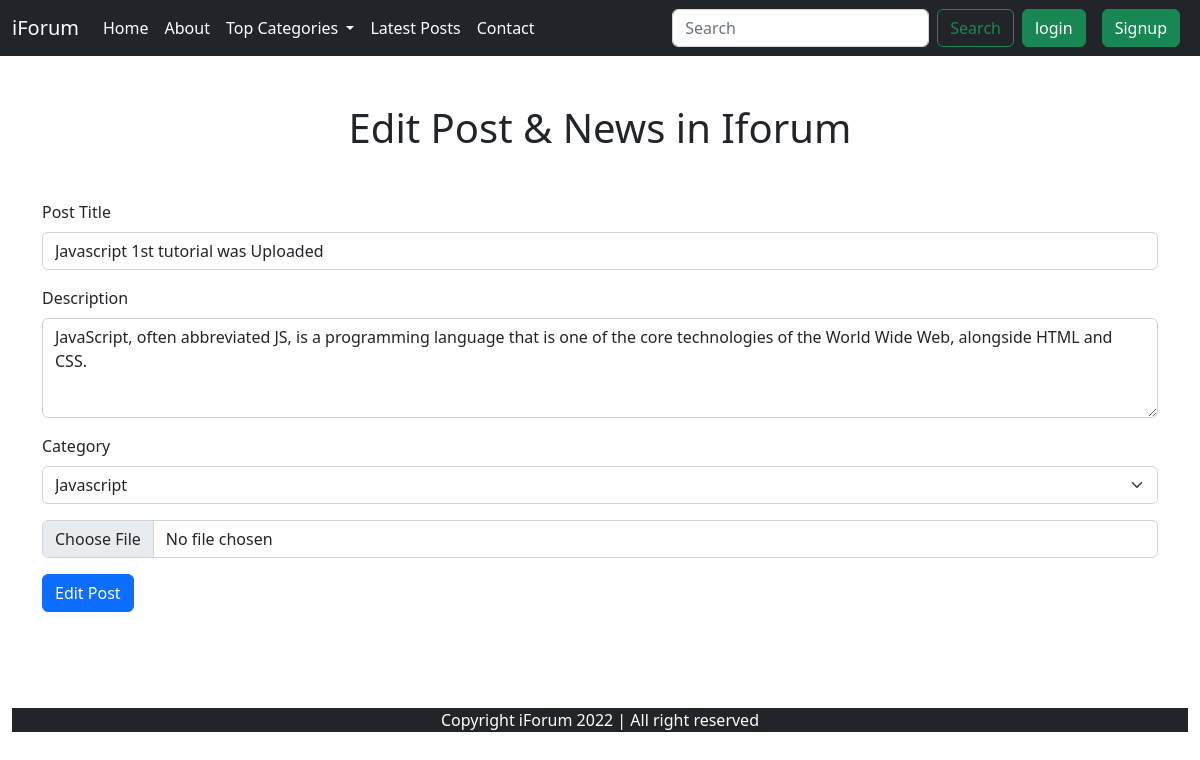
Page /edit_post.php?edit=21 on the committed database.
### tables this page shows
CREATE TABLE `post` (
  `id` int(11) NOT NULL,
  `title` varchar(255) NOT NULL,
  `description` text NOT NULL,
  `category_id` varchar(50) NOT NULL,
  `image` varchar(250) NOT NULL,
  `time` datetime NOT NULL DEFAULT current_timestamp()
);

CREATE TABLE `category` (
  `id` int(11) NOT NULL,
  `category` varchar(255) NOT NULL,
  `description` text NOT NULL,
  `time` datetime NOT NULL DEFAULT current_timestamp()
);

### edit_post.php (the view, shortened to what this page needs)
<!doctype html>
<html lang="en">
<head>
    <link href="https://cdn.jsdelivr.net/npm/bootstrap@5.2.0/dist/css/bootstrap.min.css" rel="stylesheet"
>
</head>
<body>
    <?php
      include 'components/nav.php';
     $server = $_SERVER['REQUEST_URI'];
      $id = $_GET['edit'];
      $u_sql = "SELECT * FROM `post` WHERE id =$id;";
      $u_result = mysqli_query($conn,$u_sql);
      $u_row = mysqli_fetch_assoc($u_result);
      $c_id = $u_row['category_id'];
      $c_sql = "SELECT * FROM `category` WHERE id = $c_id;";
      $c_result = mysqli_query($conn,$c_sql);
      $c_row = mysqli_fetch_assoc($c_result);
    ?>
    <div class="container mt-5 mb-5">
        <h1 class="text-center">Edit Post & News in Iforum</h1>
    </div>
    <div class="container m-cont">
        <form action="<?php $server ?>" method="post" enctype="multipart/form-data">
            <div class="mb-3">
                <label for="title" class="form-label">Post Title</label>
                <input type="text" maxlength="255" class="form-control" id="title" value="<?php echo $u_row['title']?>" name="title">
            </div>
            <div class="mb-3">
                <label for="desc" class="form-label">Description</label>
                <textarea class="form-control" id="desc" name="desc" style="height: 100px"><?php echo $u_row['description']?></textarea>
            </div>
            <div class="mb-3">
                <label for="desc" class="form-label">Category</label>
                <select class="form-select" name="category" aria-label="Default select example">
                    <option selected><?php echo $c_row['category'];?></option>
                </select>
            </div>
            <div class="input-group mb-3">
                <input type="file" name="upload" class="form-control" id="inputGroupFile02">
            </div>
            <button type="submit" class="btn btn-primary">Edit Post</button>
        </form>
    </div>
    <div class="container-fluid">
        <div class="copy">
            <p class="text-center text-white bg-dark mb-0">Copyright iForum 2022 | All right reserved </p>
        </div>
    </div>
</body>
</html>

### edit_post.php (style rules this page uses)
.m-cont { padding-bottom: 96px; }

### rows in the picture
post: title "Javascript 1st tutorial was Uploaded", desc "JavaScript, often abbreviated JS, is a programming language that is one of the core technologies of the World Wide Web, alongside HTML and CSS."
category: category "Javascript"
